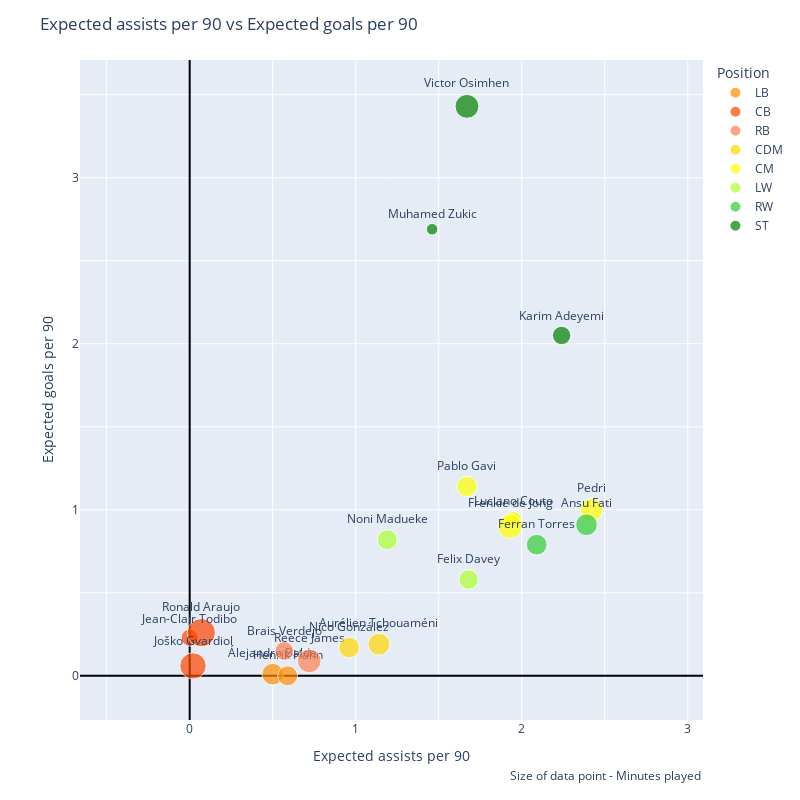
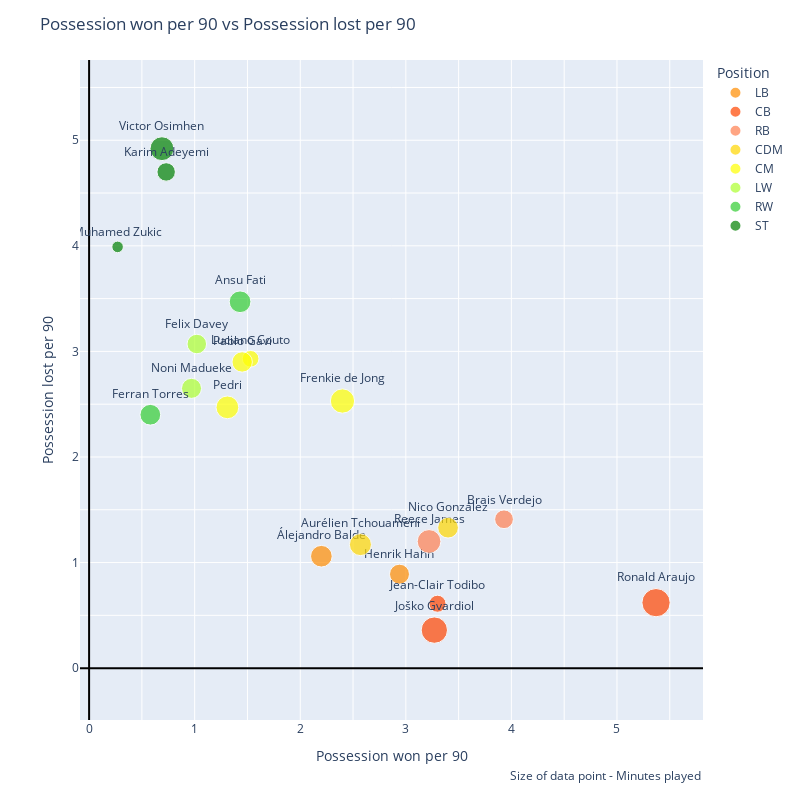
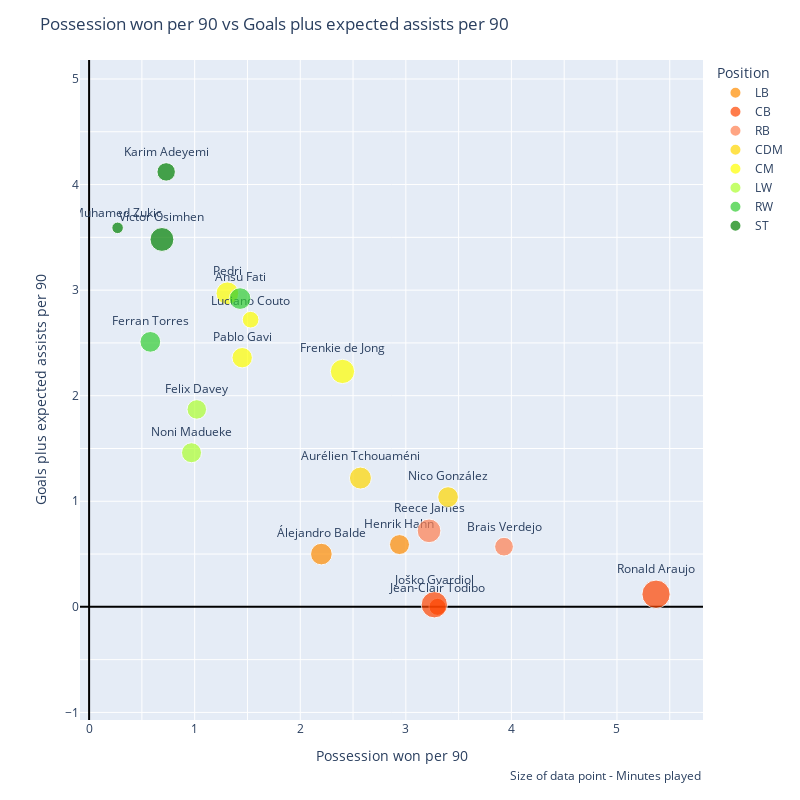

Source (notebook cell) for these figures, in order:
### Code cell
scatter_chart('xAp90', 'xGp90')
scatter_chart('PossessionWonp90', 'PossessionLostp90')
scatter_chart('PossessionWonp90', 'Goals+xAp90')

### Figure 1 — Plotly figure (JSON) as saved in the notebook; plotly's stock layout.template omitted (floating-point values rounded to 4 significant figures)
{"data": [{"customdata": [["Álejandro Balde"], ["Henrik Hahn"]], "hovertemplate": "Position=LB<br>Expected assists per 90=%{x}<br>Expected goals per 90=%{y}<br>Minutes played=%{marker.size}<br>Name=%{customdata[0]}<extra></extra>", "legendgroup": "LB", "marker": {"color": "darkorange", "size": [1188, 1010], "sizemode": "area", "sizeref": 5.07, "symbol": "circle"}, "mode": "markers+text", "name": "LB", "orientation": "v", "showlegend": true, "text": ["Álejandro Balde", "Henrik Hahn"], "textposition": "top center", "type": "scatter", "x": [0.5, 0.59], "xaxis": "x", "y": [0.01, 0], "yaxis": "y"}, {"customdata": [["Jean-Clair Todibo"], ["Joško Gvardiol"], ["Ronald Araujo"]], "hovertemplate": "Position=CB<br>Expected assists per 90=%{x}<br>Expected goals per 90=%{y}<br>Minutes played=%{marker.size}<br>Name=%{customdata[0]}<extra></extra>", "legendgroup": "CB", "marker": {"color": "orangered", "size": [737, 1760, 2028], "sizemode": "area", "sizeref": 5.07, "symbol": "circle"}, "mode": "markers+text", "name": "CB", "orientation": "v", "showlegend": true, "text": ["Jean-Clair Todibo", "Joško Gvardiol", "Ronald Araujo"], "textposition": "top center", "type": "scatter", "x": [0, 0.02, 0.07], "xaxis": "x", "y": [0.23, 0.06, 0.26], "yaxis": "y"}, {"customdata": [["Reece James"], ["Brais Verdejo"]], "hovertemplate": "Position=RB<br>Expected assists per 90=%{x}<br>Expected goals per 90=%{y}<br>Minutes played=%{marker.size}<br>Name=%{customdata[0]}<extra></extra>", "legendgroup": "RB", "marker": {"color": "coral", "size": [1425, 893], "sizemode": "area", "sizeref": 5.07, "symbol": "circle"}, "mode": "markers+text", "name": "RB", "orientation": "v", "showlegend": true, "text": ["Reece James", "Brais Verdejo"], "textposition": "top center", "type": "scatter", "x": [0.72, 0.57], "xaxis": "x", "y": [0.09, 0.15], "yaxis": "y"}, {"customdata": [["Aurélien Tchouaméni"], ["Nico González"]], "hovertemplate": "Position=CDM<br>Expected assists per 90=%{x}<br>Expected goals per 90=%{y}<br>Minutes played=%{marker.size}<br>Name=%{customdata[0]}<extra></extra>", "legendgroup": "CDM", "marker": {"color": "gold", "size": [1227, 1086], "sizemode": "area", "sizeref": 5.07, "symbol": "circle"}, "mode": "markers+text", "name": "CDM", "orientation": "v", "showlegend": true, "text": ["Aurélien Tchouaméni", "Nico González"], "textposition": "top center", "type": "scatter", "x": [1.14, 0.96], "xaxis": "x", "y": [0.19, 0.17], "yaxis": "y"}, {"customdata": [["Luciano Couto"], ["Pablo Gavi"], ["Pedri"], ["Frenkie de Jong"]], "hovertemplate": "Position=CM<br>Expected assists per 90=%{x}<br>Expected goals per 90=%{y}<br>Minutes played=%{marker.size}<br>Name=%{customdata[0]}<extra></extra>", "legendgroup": "CM", "marker": {"color": "yellow", "size": [706, 1054, 1310, 1497], "sizemode": "area", "sizeref": 5.07, "symbol": "circle"}, "mode": "markers+text", "name": "CM", "orientation": "v", "showlegend": true, "text": ["Luciano Couto", "Pablo Gavi", "Pedri", "Frenkie de Jong"], "textposition": "top center", "type": "scatter", "x": [1.95, 1.67, 2.42, 1.93], "xaxis": "x", "y": [0.94, 1.14, 1, 0.9], "yaxis": "y"}, {"customdata": [["Felix Davey"], ["Noni Madueke"]], "hovertemplate": "Position=LW<br>Expected assists per 90=%{x}<br>Expected goals per 90=%{y}<br>Minutes played=%{marker.size}<br>Name=%{customdata[0]}<extra></extra>", "legendgroup": "LW", "marker": {"color": "greenyellow", "size": [967, 1017], "sizemode": "area", "sizeref": 5.07, "symbol": "circle"}, "mode": "markers+text", "name": "LW", "orientation": "v", "showlegend": true, "text": ["Felix Davey", "Noni Madueke"], "textposition": "top center", "type": "scatter", "x": [1.68, 1.19], "xaxis": "x", "y": [0.58, 0.82], "yaxis": "y"}, {"customdata": [["Ansu Fati"], ["Ferran Torres"]], "hovertemplate": "Position=RW<br>Expected assists per 90=%{x}<br>Expected goals per 90=%{y}<br>Minutes played=%{marker.size}<br>Name=%{customdata[0]}<extra></extra>", "legendgroup": "RW", "marker": {"color": "limegreen", "size": [1193, 1088], "sizemode": "area", "sizeref": 5.07, "symbol": "circle"}, "mode": "markers+text", "name": "RW", "orientation": "v", "showlegend": true, "text": ["Ansu Fati", "Ferran Torres"], "textposition": "top center", "type": "scatter", "x": [2.39, 2.09], "xaxis": "x", "y": [0.91, 0.79], "yaxis": "y"}, {"customdata": [["Muhamed Zukic"], ["Karim Adeyemi"], ["Victor Osimhen"]], "hovertemplate": "Position=ST<br>Expected assists per 90=%{x}<br>Expected goals per 90=%{y}<br>Minutes played=%{marker.size}<br>Name=%{customdata[0]}<extra></extra>", "legendgroup": "ST", "marker": {"color": "green", "size": [338, 862, 1445], "sizemode": "area", "sizeref": 5.07, "symbol": "circle"}, "mode": "markers+text", "name": "ST", "orientation": "v", "showlegend": true, "text": ["Muhamed Zukic", "Karim Adeyemi", "Victor Osimhen"], "textposition": "top center", "type": "scatter", "x": [1.46, 2.24, 1.67], "xaxis": "x", "y": [2.69, 2.05, 3.43], "yaxis": "y"}], "layout": {"annotations": [{"showarrow": false, "text": "Size of data point - Minutes played", "x": 1, "xanchor": "right", "xref": "paper", "xshift": 0, "y": -0.1, "yanchor": "auto", "yref": "paper", "yshift": 0}], "height": 800, "legend": {"itemsizing": "constant", "title": {"text": "Position"}, "tracegroupgap": 0}, "margin": {"t": 60}, "title": {"text": "Expected assists per 90 vs Expected goals per 90"}, "width": 800, "xaxis": {"anchor": "y", "domain": [0, 1], "dtick": 0.5, "scaleanchor": "y", "scaleratio": 1, "tick0": 0, "ticklabelstep": 2, "title": {"text": "Expected assists per 90"}, "zeroline": true, "zerolinecolor": "Black", "zerolinewidth": 2}, "yaxis": {"anchor": "x", "domain": [0, 1], "dtick": 0.5, "scaleanchor": "x", "scaleratio": 1, "tick0": 0, "ticklabelstep": 2, "title": {"text": "Expected goals per 90"}, "zeroline": true, "zerolinecolor": "Black", "zerolinewidth": 2}}}

### Figure 2 — Plotly figure (JSON) as saved in the notebook; plotly's stock layout.template omitted (floating-point values rounded to 4 significant figures)
{"data": [{"customdata": [["Álejandro Balde"], ["Henrik Hahn"]], "hovertemplate": "Position=LB<br>Possession won per 90=%{x}<br>Possession lost per 90=%{y}<br>Minutes played=%{marker.size}<br>Name=%{customdata[0]}<extra></extra>", "legendgroup": "LB", "marker": {"color": "darkorange", "size": [1188, 1010], "sizemode": "area", "sizeref": 5.07, "symbol": "circle"}, "mode": "markers+text", "name": "LB", "orientation": "v", "showlegend": true, "text": ["Álejandro Balde", "Henrik Hahn"], "textposition": "top center", "type": "scatter", "x": [2.2, 2.94], "xaxis": "x", "y": [1.06, 0.89], "yaxis": "y"}, {"customdata": [["Jean-Clair Todibo"], ["Joško Gvardiol"], ["Ronald Araujo"]], "hovertemplate": "Position=CB<br>Possession won per 90=%{x}<br>Possession lost per 90=%{y}<br>Minutes played=%{marker.size}<br>Name=%{customdata[0]}<extra></extra>", "legendgroup": "CB", "marker": {"color": "orangered", "size": [737, 1760, 2028], "sizemode": "area", "sizeref": 5.07, "symbol": "circle"}, "mode": "markers+text", "name": "CB", "orientation": "v", "showlegend": true, "text": ["Jean-Clair Todibo", "Joško Gvardiol", "Ronald Araujo"], "textposition": "top center", "type": "scatter", "x": [3.3, 3.27, 5.37], "xaxis": "x", "y": [0.61, 0.36, 0.62], "yaxis": "y"}, {"customdata": [["Reece James"], ["Brais Verdejo"]], "hovertemplate": "Position=RB<br>Possession won per 90=%{x}<br>Possession lost per 90=%{y}<br>Minutes played=%{marker.size}<br>Name=%{customdata[0]}<extra></extra>", "legendgroup": "RB", "marker": {"color": "coral", "size": [1425, 893], "sizemode": "area", "sizeref": 5.07, "symbol": "circle"}, "mode": "markers+text", "name": "RB", "orientation": "v", "showlegend": true, "text": ["Reece James", "Brais Verdejo"], "textposition": "top center", "type": "scatter", "x": [3.22, 3.93], "xaxis": "x", "y": [1.2, 1.41], "yaxis": "y"}, {"customdata": [["Aurélien Tchouaméni"], ["Nico González"]], "hovertemplate": "Position=CDM<br>Possession won per 90=%{x}<br>Possession lost per 90=%{y}<br>Minutes played=%{marker.size}<br>Name=%{customdata[0]}<extra></extra>", "legendgroup": "CDM", "marker": {"color": "gold", "size": [1227, 1086], "sizemode": "area", "sizeref": 5.07, "symbol": "circle"}, "mode": "markers+text", "name": "CDM", "orientation": "v", "showlegend": true, "text": ["Aurélien Tchouaméni", "Nico González"], "textposition": "top center", "type": "scatter", "x": [2.57, 3.4], "xaxis": "x", "y": [1.17, 1.33], "yaxis": "y"}, {"customdata": [["Luciano Couto"], ["Pablo Gavi"], ["Pedri"], ["Frenkie de Jong"]], "hovertemplate": "Position=CM<br>Possession won per 90=%{x}<br>Possession lost per 90=%{y}<br>Minutes played=%{marker.size}<br>Name=%{customdata[0]}<extra></extra>", "legendgroup": "CM", "marker": {"color": "yellow", "size": [706, 1054, 1310, 1497], "sizemode": "area", "sizeref": 5.07, "symbol": "circle"}, "mode": "markers+text", "name": "CM", "orientation": "v", "showlegend": true, "text": ["Luciano Couto", "Pablo Gavi", "Pedri", "Frenkie de Jong"], "textposition": "top center", "type": "scatter", "x": [1.53, 1.45, 1.31, 2.4], "xaxis": "x", "y": [2.93, 2.9, 2.47, 2.53], "yaxis": "y"}, {"customdata": [["Felix Davey"], ["Noni Madueke"]], "hovertemplate": "Position=LW<br>Possession won per 90=%{x}<br>Possession lost per 90=%{y}<br>Minutes played=%{marker.size}<br>Name=%{customdata[0]}<extra></extra>", "legendgroup": "LW", "marker": {"color": "greenyellow", "size": [967, 1017], "sizemode": "area", "sizeref": 5.07, "symbol": "circle"}, "mode": "markers+text", "name": "LW", "orientation": "v", "showlegend": true, "text": ["Felix Davey", "Noni Madueke"], "textposition": "top center", "type": "scatter", "x": [1.02, 0.97], "xaxis": "x", "y": [3.07, 2.65], "yaxis": "y"}, {"customdata": [["Ansu Fati"], ["Ferran Torres"]], "hovertemplate": "Position=RW<br>Possession won per 90=%{x}<br>Possession lost per 90=%{y}<br>Minutes played=%{marker.size}<br>Name=%{customdata[0]}<extra></extra>", "legendgroup": "RW", "marker": {"color": "limegreen", "size": [1193, 1088], "sizemode": "area", "sizeref": 5.07, "symbol": "circle"}, "mode": "markers+text", "name": "RW", "orientation": "v", "showlegend": true, "text": ["Ansu Fati", "Ferran Torres"], "textposition": "top center", "type": "scatter", "x": [1.43, 0.58], "xaxis": "x", "y": [3.47, 2.4], "yaxis": "y"}, {"customdata": [["Muhamed Zukic"], ["Karim Adeyemi"], ["Victor Osimhen"]], "hovertemplate": "Position=ST<br>Possession won per 90=%{x}<br>Possession lost per 90=%{y}<br>Minutes played=%{marker.size}<br>Name=%{customdata[0]}<extra></extra>", "legendgroup": "ST", "marker": {"color": "green", "size": [338, 862, 1445], "sizemode": "area", "sizeref": 5.07, "symbol": "circle"}, "mode": "markers+text", "name": "ST", "orientation": "v", "showlegend": true, "text": ["Muhamed Zukic", "Karim Adeyemi", "Victor Osimhen"], "textposition": "top center", "type": "scatter", "x": [0.27, 0.73, 0.69], "xaxis": "x", "y": [3.99, 4.7, 4.92], "yaxis": "y"}], "layout": {"annotations": [{"showarrow": false, "text": "Size of data point - Minutes played", "x": 1, "xanchor": "right", "xref": "paper", "xshift": 0, "y": -0.1, "yanchor": "auto", "yref": "paper", "yshift": 0}], "height": 800, "legend": {"itemsizing": "constant", "title": {"text": "Position"}, "tracegroupgap": 0}, "margin": {"t": 60}, "title": {"text": "Possession won per 90 vs Possession lost per 90"}, "width": 800, "xaxis": {"anchor": "y", "domain": [0, 1], "dtick": 0.5, "scaleanchor": "y", "scaleratio": 1, "tick0": 0, "ticklabelstep": 2, "title": {"text": "Possession won per 90"}, "zeroline": true, "zerolinecolor": "Black", "zerolinewidth": 2}, "yaxis": {"anchor": "x", "domain": [0, 1], "dtick": 0.5, "scaleanchor": "x", "scaleratio": 1, "tick0": 0, "ticklabelstep": 2, "title": {"text": "Possession lost per 90"}, "zeroline": true, "zerolinecolor": "Black", "zerolinewidth": 2}}}

### Figure 3 — Plotly figure (JSON) as saved in the notebook; plotly's stock layout.template omitted (floating-point values rounded to 4 significant figures)
{"data": [{"customdata": [["Álejandro Balde"], ["Henrik Hahn"]], "hovertemplate": "Position=LB<br>Possession won per 90=%{x}<br>Goals plus expected assists per 90=%{y}<br>Minutes played=%{marker.size}<br>Name=%{customdata[0]}<extra></extra>", "legendgroup": "LB", "marker": {"color": "darkorange", "size": [1188, 1010], "sizemode": "area", "sizeref": 5.07, "symbol": "circle"}, "mode": "markers+text", "name": "LB", "orientation": "v", "showlegend": true, "text": ["Álejandro Balde", "Henrik Hahn"], "textposition": "top center", "type": "scatter", "x": [2.2, 2.94], "xaxis": "x", "y": [0.5, 0.59], "yaxis": "y"}, {"customdata": [["Jean-Clair Todibo"], ["Joško Gvardiol"], ["Ronald Araujo"]], "hovertemplate": "Position=CB<br>Possession won per 90=%{x}<br>Goals plus expected assists per 90=%{y}<br>Minutes played=%{marker.size}<br>Name=%{customdata[0]}<extra></extra>", "legendgroup": "CB", "marker": {"color": "orangered", "size": [737, 1760, 2028], "sizemode": "area", "sizeref": 5.07, "symbol": "circle"}, "mode": "markers+text", "name": "CB", "orientation": "v", "showlegend": true, "text": ["Jean-Clair Todibo", "Joško Gvardiol", "Ronald Araujo"], "textposition": "top center", "type": "scatter", "x": [3.3, 3.27, 5.37], "xaxis": "x", "y": [0, 0.02, 0.12], "yaxis": "y"}, {"customdata": [["Reece James"], ["Brais Verdejo"]], "hovertemplate": "Position=RB<br>Possession won per 90=%{x}<br>Goals plus expected assists per 90=%{y}<br>Minutes played=%{marker.size}<br>Name=%{customdata[0]}<extra></extra>", "legendgroup": "RB", "marker": {"color": "coral", "size": [1425, 893], "sizemode": "area", "sizeref": 5.07, "symbol": "circle"}, "mode": "markers+text", "name": "RB", "orientation": "v", "showlegend": true, "text": ["Reece James", "Brais Verdejo"], "textposition": "top center", "type": "scatter", "x": [3.22, 3.93], "xaxis": "x", "y": [0.72, 0.57], "yaxis": "y"}, {"customdata": [["Aurélien Tchouaméni"], ["Nico González"]], "hovertemplate": "Position=CDM<br>Possession won per 90=%{x}<br>Goals plus expected assists per 90=%{y}<br>Minutes played=%{marker.size}<br>Name=%{customdata[0]}<extra></extra>", "legendgroup": "CDM", "marker": {"color": "gold", "size": [1227, 1086], "sizemode": "area", "sizeref": 5.07, "symbol": "circle"}, "mode": "markers+text", "name": "CDM", "orientation": "v", "showlegend": true, "text": ["Aurélien Tchouaméni", "Nico González"], "textposition": "top center", "type": "scatter", "x": [2.57, 3.4], "xaxis": "x", "y": [1.22, 1.04], "yaxis": "y"}, {"customdata": [["Luciano Couto"], ["Pablo Gavi"], ["Pedri"], ["Frenkie de Jong"]], "hovertemplate": "Position=CM<br>Possession won per 90=%{x}<br>Goals plus expected assists per 90=%{y}<br>Minutes played=%{marker.size}<br>Name=%{customdata[0]}<extra></extra>", "legendgroup": "CM", "marker": {"color": "yellow", "size": [706, 1054, 1310, 1497], "sizemode": "area", "sizeref": 5.07, "symbol": "circle"}, "mode": "markers+text", "name": "CM", "orientation": "v", "showlegend": true, "text": ["Luciano Couto", "Pablo Gavi", "Pedri", "Frenkie de Jong"], "textposition": "top center", "type": "scatter", "x": [1.53, 1.45, 1.31, 2.4], "xaxis": "x", "y": [2.72, 2.36, 2.97, 2.23], "yaxis": "y"}, {"customdata": [["Felix Davey"], ["Noni Madueke"]], "hovertemplate": "Position=LW<br>Possession won per 90=%{x}<br>Goals plus expected assists per 90=%{y}<br>Minutes played=%{marker.size}<br>Name=%{customdata[0]}<extra></extra>", "legendgroup": "LW", "marker": {"color": "greenyellow", "size": [967, 1017], "sizemode": "area", "sizeref": 5.07, "symbol": "circle"}, "mode": "markers+text", "name": "LW", "orientation": "v", "showlegend": true, "text": ["Felix Davey", "Noni Madueke"], "textposition": "top center", "type": "scatter", "x": [1.02, 0.97], "xaxis": "x", "y": [1.87, 1.46], "yaxis": "y"}, {"customdata": [["Ansu Fati"], ["Ferran Torres"]], "hovertemplate": "Position=RW<br>Possession won per 90=%{x}<br>Goals plus expected assists per 90=%{y}<br>Minutes played=%{marker.size}<br>Name=%{customdata[0]}<extra></extra>", "legendgroup": "RW", "marker": {"color": "limegreen", "size": [1193, 1088], "sizemode": "area", "sizeref": 5.07, "symbol": "circle"}, "mode": "markers+text", "name": "RW", "orientation": "v", "showlegend": true, "text": ["Ansu Fati", "Ferran Torres"], "textposition": "top center", "type": "scatter", "x": [1.43, 0.58], "xaxis": "x", "y": [2.92, 2.51], "yaxis": "y"}, {"customdata": [["Muhamed Zukic"], ["Karim Adeyemi"], ["Victor Osimhen"]], "hovertemplate": "Position=ST<br>Possession won per 90=%{x}<br>Goals plus expected assists per 90=%{y}<br>Minutes played=%{marker.size}<br>Name=%{customdata[0]}<extra></extra>", "legendgroup": "ST", "marker": {"color": "green", "size": [338, 862, 1445], "sizemode": "area", "sizeref": 5.07, "symbol": "circle"}, "mode": "markers+text", "name": "ST", "orientation": "v", "showlegend": true, "text": ["Muhamed Zukic", "Karim Adeyemi", "Victor Osimhen"], "textposition": "top center", "type": "scatter", "x": [0.27, 0.73, 0.69], "xaxis": "x", "y": [3.59, 4.12, 3.48], "yaxis": "y"}], "layout": {"annotations": [{"showarrow": false, "text": "Size of data point - Minutes played", "x": 1, "xanchor": "right", "xref": "paper", "xshift": 0, "y": -0.1, "yanchor": "auto", "yref": "paper", "yshift": 0}], "height": 800, "legend": {"itemsizing": "constant", "title": {"text": "Position"}, "tracegroupgap": 0}, "margin": {"t": 60}, "title": {"text": "Possession won per 90 vs Goals plus expected assists per 90"}, "width": 800, "xaxis": {"anchor": "y", "domain": [0, 1], "dtick": 0.5, "scaleanchor": "y", "scaleratio": 1, "tick0": 0, "ticklabelstep": 2, "title": {"text": "Possession won per 90"}, "zeroline": true, "zerolinecolor": "Black", "zerolinewidth": 2}, "yaxis": {"anchor": "x", "domain": [0, 1], "dtick": 0.5, "scaleanchor": "x", "scaleratio": 1, "tick0": 0, "ticklabelstep": 2, "title": {"text": "Goals plus expected assists per 90"}, "zeroline": true, "zerolinecolor": "Black", "zerolinewidth": 2}}}
